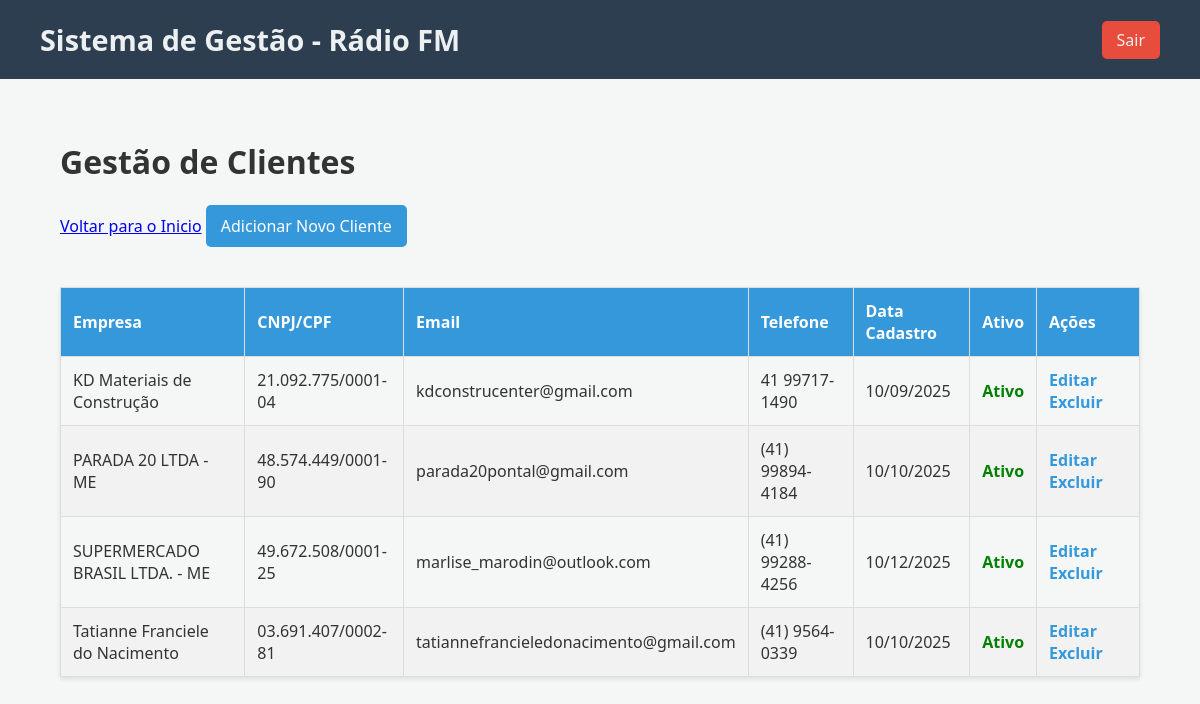
/controle/clientes.php (signed in), run on the app's committed database.
### tables this page shows
CREATE TABLE `clientes` (
  `id` int(11) NOT NULL,
  `empresa` varchar(100) NOT NULL,
  `cnpj_cpf` varchar(20) NOT NULL,
  `email` varchar(100) NOT NULL,
  `telefone` varchar(20) DEFAULT NULL,
  `endereco` varchar(200) DEFAULT NULL,
  `credito_permuta` decimal(10,2) DEFAULT 0.00,
  `saldo_permuta` decimal(10,2) NOT NULL DEFAULT 0.00,
  `data_cadastro` datetime NOT NULL,
  `ativo` tinyint(1) DEFAULT 1
);

### controle/clientes.php (the view, shortened to what this page needs)
<?php
$page_title = "Gestão de Clientes";
require_once 'templates/header.php';
$sql = "SELECT c.id, c.empresa, c.cnpj_cpf, c.email, c.telefone,
               c.data_cadastro, c.ativo
        FROM clientes c
        ORDER BY c.empresa";
$result = $conn->query($sql);
?>
<h1><?php echo $page_title; ?></h1>
<a href="dashboard.php">Voltar para o Inicio</a>
<?php if ($_SESSION['user_level'] === 'admin'): ?>
    <a href="cliente_add.php" class="add-link">Adicionar Novo Cliente</a>
<?php endif; ?>
<table>
    <thead>
        <tr>
            <th>Empresa</th>
            <th>CNPJ/CPF</th>
            <th>Email</th>
            <th>Telefone</th>
            <th>Data Cadastro</th>
            <th>Ativo</th>
            <?php if ($_SESSION['user_level'] === 'admin'): ?>
                <th>Ações</th>
            <?php endif; ?>
        </tr>
    </thead>
    <tbody>
        <?php if ($result->num_rows > 0): ?>
            <?php while ($row = $result->fetch_assoc()): ?>
                <?php
                    $badge = $row['ativo']
                        ? '<span style="color: green; font-weight: bold;">Ativo</span>'
                        : '<span style="color: red; font-weight: bold;">Inativo</span>';
                    $dataFormatada = $row['data_cadastro']
                        ? date("d/m/Y", strtotime($row['data_cadastro']))
                        : "-";
                ?>
                <tr>
                    <td><?php echo htmlspecialchars($row['empresa']); ?></td>
                    <td><?php echo htmlspecialchars($row['cnpj_cpf']); ?></td>
                    <td><?php echo htmlspecialchars($row['email']); ?></td>
                    <td><?php echo htmlspecialchars($row['telefone']); ?></td>
                    <td><?php echo $dataFormatada; ?></td>
                    <td><?php echo $badge; ?></td>
                    <?php if ($_SESSION['user_level'] === 'admin'): ?>
                        <td class="actions">
                            <a href="cliente_edit.php?id=<?php echo $row['id']; ?>">Editar</a>
                            <a href="src/cliente_delete_handler.php?id=<?php echo $row['id']; ?>"
                               onclick="return confirm('Tem certeza que deseja excluir este cliente?');">
                                Excluir
                            </a>
                        </td>
                    <?php endif; ?>
                </tr>
            <?php endwhile; ?>
        <?php endif; ?>
    </tbody>
</table>
<?php
require_once  'templates/footer.php';
?>

### controle/assets/style.css (style rules this page uses)
body { font-family: 'Segoe UI', Tahoma, Geneva, Verdana, sans-serif; background-color: #f4f7f6; margin: 0; padding: 0; color: #333; }
table { width: 100%; border-collapse: collapse; margin-top: 20px; box-shadow: 0 2px 4px rgba(0,0,0,0.1); }
th, td { border: 1px solid #ddd; padding: 12px; text-align: left; }
th { background-color: #3498db; color: white; }
tbody tr:nth-child(even) { background-color: #f2f2f2; }
.actions a { margin-right: 10px; text-decoration: none; color: #3498db; font-weight: bold; }
a.add-link, a.cancel-link { display: inline-block; margin-bottom: 20px; text-decoration: none; padding: 10px 15px; border-radius: 5px; }
a.add-link { background-color: #3498db; color: white; }

### data on the page
clientes: empresa "KD Materiais de Construção", cnpj_cpf "21.092.775/0001-04", email "kdconstrucenter@gmail.com", telefone "41 99717-1490", data_cadastro "10/09/2025", ativo "Ativo"
clientes: empresa "PARADA 20 LTDA - ME", cnpj_cpf "48.574.449/0001-90", email "parada20pontal@gmail.com", telefone "(41) 99894-4184", data_cadastro "10/10/2025", ativo "Ativo"
clientes: empresa "SUPERMERCADO BRASIL LTDA. - ME", cnpj_cpf "49.672.508/0001-25", email "marlise_marodin@outlook.com", telefone "(41) 99288-4256", data_cadastro "10/12/2025", ativo "Ativo"
clientes: empresa "Tatianne Franciele do Nacimento", cnpj_cpf "03.691.407/0002-81", email "tatiannefrancieledonacimento@gmail.com", telefone "(41) 9564-0339", data_cadastro "10/10/2025", ativo "Ativo"

### other printed values
$page_title "Gestão de Clientes"
